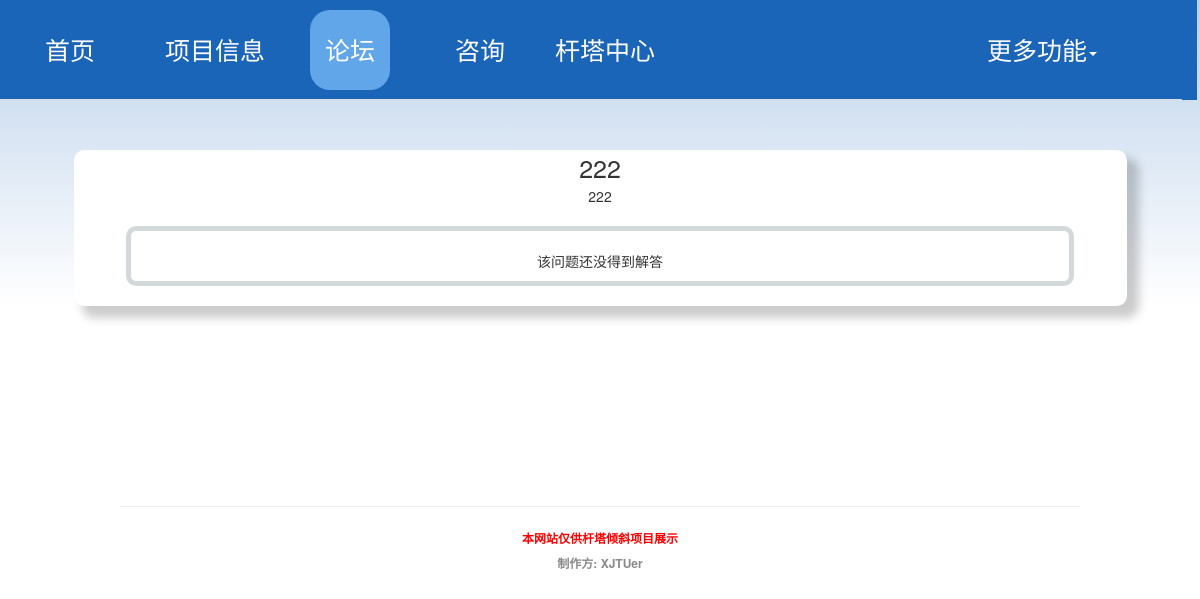
/question2, run on an earlier commit of the app's database.
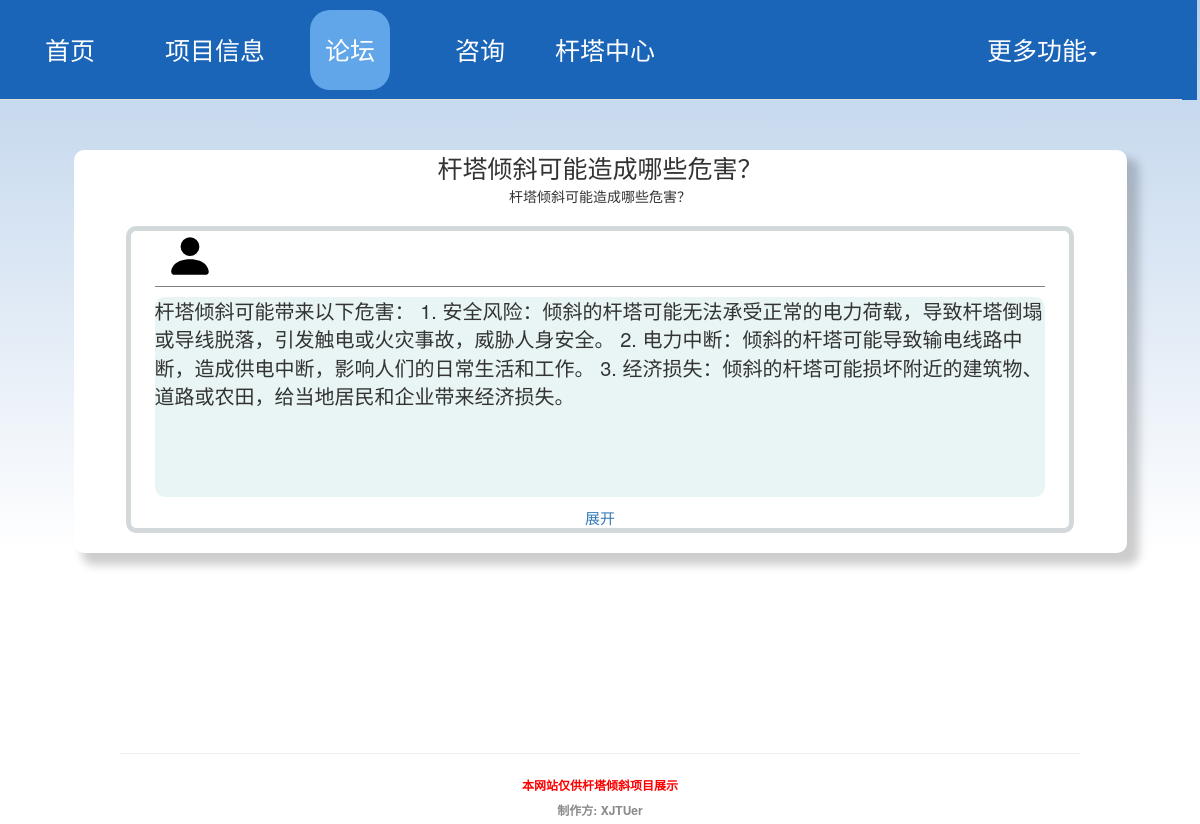
And on a later commit of the database.
### appdir/models.py (models this page shows, shortened)
class Question(db.Model):
    id = db.Column(db.Integer, primary_key=True)
    title = db.Column(db.String(100), index=True)
    question = db.Column(db.String(300), index=True)
    user_id = db.Column(db.Integer, db.ForeignKey('user.id'))
    datetime = db.Column(db.DateTime)

class Answer(db.Model):
    id = db.Column(db.Integer, primary_key=True)
    content = db.Column(db.String(1000), index=True)
    user_id = db.Column(db.Integer, db.ForeignKey('user.id'))
    question_id = db.Column(db.Integer, db.ForeignKey('question.id'))

### appdir/routes.py (the view)
@app.route('/question<question_id>', methods=['GET', 'POST'])
def question(question_id):
    current_question = Question.query.filter(Question.id == question_id).first()
    answers = getAnswerById(question_id)
    answer_form = AnswerForm()
    return render_template('question.html',
                           question=current_question, answers=answers,
                           answer_form=answer_form)

### appdir/utils/util.py (called while the page is built)
def getAnswerById(questionId):
    answers = Answer.query.filter(Answer.question_id == questionId)
    answer_data = []
    for answer in answers:
        answer_data.append({
            'id': answer.id,
            'content': answer.content,
            'user_id': answer.user_id,
            'question_id': answer.question_id
        })
    return answer_data

### appdir/templates/question.html (shortened to what this page needs)
{% extends 'base.html' %}
{% block content %}
<link href="../static/css/question.css" media="all" rel="stylesheet" type="text/css">
<div class="container">
    <div class="question-container">
        <div class="question-title">{{ question.title }}</div>
        <div id={{ question.id }}>{{ question.question }}</div>
        <div class="answer">
            {% if answers | length == 0 %}
            <p class="card-text" style="margin-top: 20px;">该问题还没得到解答</p>
            {% endif %}
            {% for answer in answers %}
            <div class="answer-content">
                <div class="photo-and-name">
                    <div class="photo">
                        <img alt=""
                             loading="lazy" src="../static/image/bootstrap-icon/person-fill.svg" style="width:50px;height:50px;">
                    </div>
                </div>
                <div class="answer-boby">
                    <div  class="answer-text" id= {{ answer.id }}>{{ answer.content }}</div>
                    <div class="tip">
                        <a class="showMore" id="tips" onclick="expand(this,{{ question.id }})">展开</a>
                    </div>
                </div>
            </div>
            {% endfor %}
        </div>
    </div>
</div>
{% endblock %}

What changed in the data, as far as the page shows it:
changed Question: title "222" → "杆塔倾斜可能造成哪些危害？"; question "222" → "杆塔倾斜可能造成哪些危害？"
now on this page (row edited): Answer: content "杆塔倾斜可能带来以下危害： 1. 安全风险：倾斜的杆塔可能无法承受正常的电力荷载，导致杆塔倒塌或导线脱落，引发触电或火灾事故，威胁人身安全。 2. 电力中断：倾斜的杆塔可能导致输电线路中断，造成供电中断，影响人们的日常生活和工作。 3. 经济损失：倾斜的杆塔可能损坏附近的建筑物、道路或农田，给当地居民和企业带来经济损失。"
Also different on the page:
text no longer shown: "该问题还没得到解答"
